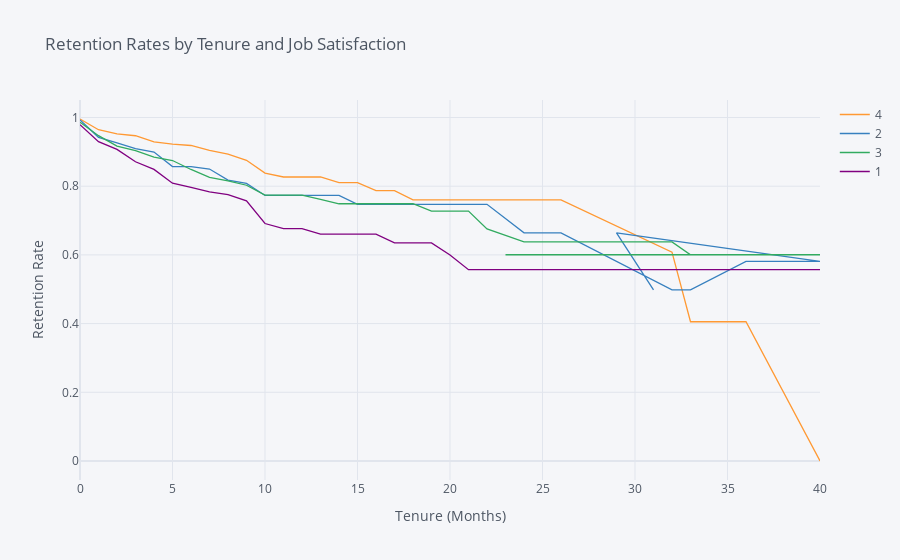

Notebook cell for this chart:
### Markdown cell above
## 6. Let's find out how job satisfaction affects retention rates. Generate and plot survival curves for each level of job satisfaction by number of years at the company.

### Code cell
rates = survival(data,'JobSatisfaction','YearsAtCompany','Attrition')
rates.iplot(kind='line', xTitle='Tenure (Months)', yTitle='Retention Rate',
            title='Retention Rates by Tenure and Job Satisfaction')

### Figure 1 — Plotly figure (JSON) as saved in the notebook; plotly's stock layout.template omitted (floating-point values rounded to 4 significant figures)
{"data": [{"line": {"color": "rgba(255, 153, 51, 1.0)", "dash": "solid", "shape": "linear", "width": 1.3}, "mode": "lines", "name": "4", "text": "", "type": "scatter", "x": [0, 1, 2, 3, 4, 5, 6, 7, 8, 9, 10, 11, 12, 13, 14, 15, 16, 17, 18, 19, 20, 21, 22, 24, 25, 26, 32, 33, 36, 40, 29, 31, 23, 27, 30, 37, 34], "y": [0.9956, 0.9645, 0.9523, 0.9469, 0.929, 0.9226, 0.9185, 0.9043, 0.8933, 0.8754, 0.838, 0.8268, 0.8268, 0.8268, 0.8103, 0.8103, 0.7872, 0.7872, 0.76, 0.76, 0.76, 0.76, 0.76, 0.76, 0.76, 0.76, 0.608, 0.4053, 0.4053, 0, "", "", "", "", "", "", ""]}, {"line": {"color": "rgba(55, 128, 191, 1.0)", "dash": "solid", "shape": "linear", "width": 1.3}, "mode": "lines", "name": "2", "text": "", "type": "scatter", "x": [0, 1, 2, 3, 4, 5, 6, 7, 8, 9, 10, 11, 12, 13, 14, 15, 16, 17, 18, 19, 20, 21, 22, 24, 25, 26, 32, 33, 36, 40, 29, 31, 23, 27, 30, 37, 34], "y": [0.9929, 0.9423, 0.9263, 0.9091, 0.8996, 0.8573, 0.8573, 0.85, 0.8179, 0.8083, 0.7731, 0.7731, 0.7731, 0.7731, 0.7731, 0.7474, 0.7474, 0.7474, 0.7474, 0.7474, 0.7474, 0.7474, 0.7474, 0.6643, 0.6643, 0.6643, 0.4983, 0.4983, 0.5813, 0.5813, 0.6643, 0.4983, "", "", "", "", ""]}, {"line": {"color": "rgba(50, 171, 96, 1.0)", "dash": "solid", "shape": "linear", "width": 1.3}, "mode": "lines", "name": "3", "text": "", "type": "scatter", "x": [0, 1, 2, 3, 4, 5, 6, 7, 8, 9, 10, 11, 12, 13, 14, 15, 16, 17, 18, 19, 20, 21, 22, 24, 25, 26, 32, 33, 36, 40, 29, 31, 23, 27, 30, 37, 34], "y": [0.9864, 0.9471, 0.917, 0.9033, 0.8849, 0.8748, 0.8487, 0.8259, 0.8157, 0.8028, 0.7739, 0.7739, 0.7739, 0.7618, 0.7489, 0.7489, 0.7489, 0.7489, 0.7489, 0.7275, 0.7275, 0.7275, 0.6755, 0.638, 0.638, 0.638, 0.638, 0.6005, 0.6005, 0.6005, 0.6005, 0.6005, 0.6005, 0.6005, 0.6005, 0.6005, ""]}, {"line": {"color": "rgba(128, 0, 128, 1.0)", "dash": "solid", "shape": "linear", "width": 1.3}, "mode": "lines", "name": "1", "text": "", "type": "scatter", "x": [0, 1, 2, 3, 4, 5, 6, 7, 8, 9, 10, 11, 12, 13, 14, 15, 16, 17, 18, 19, 20, 21, 22, 24, 25, 26, 32, 33, 36, 40, 29, 31, 23, 27, 30, 37, 34], "y": [0.9792, 0.9297, 0.9071, 0.8711, 0.8489, 0.8087, 0.7965, 0.7833, 0.7752, 0.7572, 0.6913, 0.6766, 0.6766, 0.6605, 0.6605, 0.6605, 0.6605, 0.6351, 0.6351, 0.6351, 0.5998, 0.557, 0.557, 0.557, 0.557, 0.557, 0.557, 0.557, 0.557, 0.557, 0.557, 0.557, 0.557, 0.557, 0.557, 0.557, 0.557]}], "layout": {"autosize": true, "legend": {"bgcolor": "#F5F6F9", "font": {"color": "#4D5663"}}, "paper_bgcolor": "#F5F6F9", "plot_bgcolor": "#F5F6F9", "title": {"font": {"color": "#4D5663"}, "text": "Retention Rates by Tenure and Job Satisfaction"}, "xaxis": {"autorange": true, "gridcolor": "#E1E5ED", "range": [0, 40], "showgrid": true, "tickfont": {"color": "#4D5663"}, "title": {"font": {"color": "#4D5663"}, "text": "Tenure (Months)"}, "type": "linear", "zerolinecolor": "#E1E5ED"}, "yaxis": {"autorange": true, "gridcolor": "#E1E5ED", "range": [-0.05531, 1.051], "showgrid": true, "tickfont": {"color": "#4D5663"}, "title": {"font": {"color": "#4D5663"}, "text": "Retention Rate"}, "type": "linear", "zerolinecolor": "#E1E5ED"}}}
